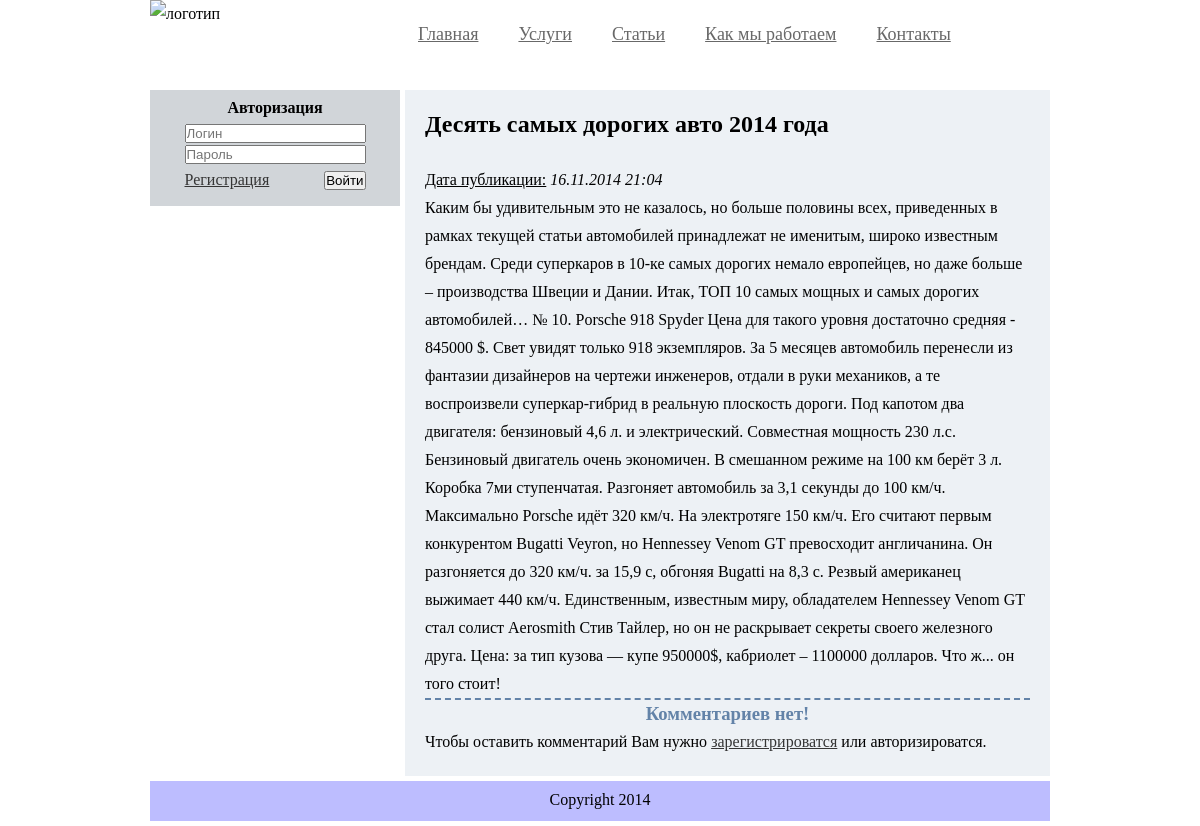
/prokatcar.loc/index.php?option=view&station=1, run on the app's committed database.
### tables this page shows
CREATE TABLE IF NOT EXISTS `station` (
  `id` int(11) NOT NULL AUTO_INCREMENT,
  `title` text NOT NULL,
  `intro_text` text NOT NULL,
  `full_text` text NOT NULL,
  `date` varchar(32) NOT NULL,
  PRIMARY KEY (`id`)
);

### prokatcar.loc/classes/view.php (the view, shortened to what this page needs)
<?php
	class view extends ACore{
		public function get_content(){
			echo '<div class="content_content">';
			if(!$_GET['station']){
				exit ("Не правильный адресс!");
			}
			else{
				if(!$station = (int)($_GET['station'])){
					echo "Нет такой статьи!";
				}
				else{
					if(!$station){
						echo "Не коректные данные для вывода статьи!";
					}
					else {
						$query = "SELECT title,date,full_text FROM station WHERE id='$station'";
						$query2 = "SELECT title,date,full_text FROM station";
						$result2 = mysql_query($query2);
						$result = mysql_query($query);
					}
						$koll = mysql_num_rows($result2);
						if($station > $koll){
							echo "Нет такой статьи!";
						}
						else{
							$row = mysql_fetch_array($result,MYSQL_ASSOC);
							printf ("<div style='border-bottom: 2px dashed #6383A8;'><h2>%s</h2></br>
							<u>Дата публикации:</u> <i>%s</i></br>
							<span>%s</span></br></div>
							",$row['title'],$row['date'],$row['full_text']);
							$query_comment = "SELECT id,text_comment,login_comment,id_station_comment,date_comment FROM comment_station WHERE id_station_comment='$station' ORDER BY id DESC";
							$result_comment = mysql_query($query_comment);
							$koll_comment = mysql_num_rows($result_comment);
							if(!$result_comment){
								exit(mysql_error());
							}
							else{
								if($koll_comment < 1 ){
									echo "<h3 style='text-align:center; color:#6383A8;'>Комментариев нет!</h3>";
								}
							}
							if($_SESSION['login']){
								if(!empty($_POST['int_comment'])){
									$text_comment = htmlspecialchars(strip_tags($_POST['text_comment_ins']));
									$login = ($_SESSION['login']);
									$station = trim(strip_tags($_GET['station']));
									$date = date("d.m.Y G:i");
									$result_comment_ins = mysql_query("INSERT INTO comment_station (text_comment, login_comment, id_station_comment, date_comment) VALUES ('$text_comment', '$login', '$station', '$date')");
									if($result_comment_ins == 'true'){
										echo "Вы удачно добавили комментарий!";
									}
								}
								echo "
									<div style='margin-left:40px;'>
										<form action='' method='POST'>
											<textarea name='text_comment_ins' placeholder='Ваш комментарий' cols='78' rows='5' style='margin-bottom:3px;'></textarea></br>
											<input type='submit' name='int_comment' value='Добавить комментарий'/>
										</form>
									</div>";
							}
							else{
								echo "Чтобы оставить комментарий Вам нужно <a href='/?option=reg'>зарегистрироватся</a> или авторизироватся.";
							}
						}
				}
			}
			echo '</div>';
		}
	}
?>

### prokatcar.loc/css/style.css (style rules this page uses)
* { margin: 0; padding: 0; }
a { text-decoration: underline; color: #353535; }
body { line-height: 1.75em; background: #fff; width: 900px; margin: 0 auto; }
.content_content { margin-left: 255px; padding: 20px; background-color: #EDF1F5; min-height:450px; }

### data on the page
station: title "Десять самых дорогих авто 2014 года", date "16.11.2014 21:04", full_text "Каким бы удивительным это не казалось, но больше половины всех, приведенных в рамках текущей статьи автомобилей принадлежат не именитым, широко известным брендам. Среди суперкаров в 10-ке самых дорогих немало европейцев, но даже больше – производства Швеции и Дании. Итак, ТОП 10 самых мощных и самых дорогих автомобилей… № 10. Porsche 918 Spyder Цена для такого уровня достаточно средняя - 845000 $. Свет увидят только 918 экземпляров. За 5 месяцев автомобиль перенесли из фантазии дизайнеров на чертежи инженеров, отдали в руки механиков, а те воспроизвели суперкар-гибрид в реальную плоскость дороги. Под капотом два двигателя: бензиновый 4,6 л. и электрический. Совместная мощность 230 л.с.…"
